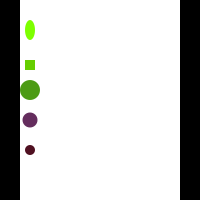
Frame 1 (no input)
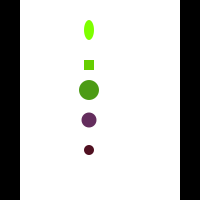
Frame 60 (the mouse pressed at the canvas centre just before this capture)
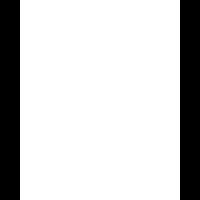
Frame 120 (the mouse held since frame 60 and released just before this capture)

The Processing sketch that drew these frames (run headless with seeded random() and noise(); from frame 60 on, the mouse is pressed at the canvas centre):

// Processing sketch: processing_91189
// ── processing_91189.pde

int [] myArray = {30, 60, 90, 120, 150};
int x = 0 , speedX = 1;
 
void setup()
{
  size(200, 200);
}
void draw()
{
  background(255);
  noStroke();
  fill (0);
  rect(0, 0, 20, height);
  fill (0);
  fill (0);
  rect( width - 20, 0, 20, height);
if (( mouseX > 20 && mouseX < width - 20) && ( mouseY > 20 && mouseY < height - 20))
 {


 }
 
else
  {
    fill( 125, 255, 0);
    ellipse(x +30, myArray[0] , 10, 20);
    fill(101, 206, 0);
    rect(x + 25, myArray[1] , 10, 10);
    fill(76, 155, 20);
    ellipse(x+30, myArray[2] , 20, 20);
    fill(100, 45, 93);
    ellipse(x+30,myArray[3], 15, 15);
    fill(80, 16, 33);
    ellipse(x+30, myArray[4], 10, 10);
    x = x+ speedX;
    if( x > width - 60 || x < 0)
    speedX = speedX * -1;
  }
}
